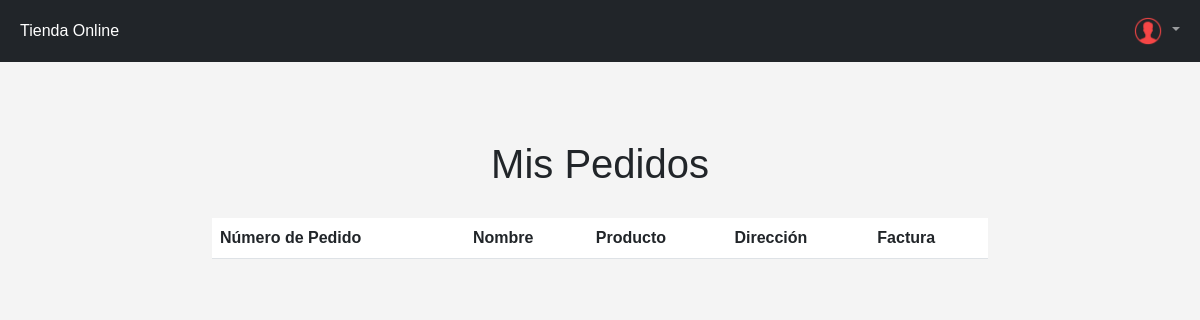
The app's page /mispedidos/ (signed in), older data.
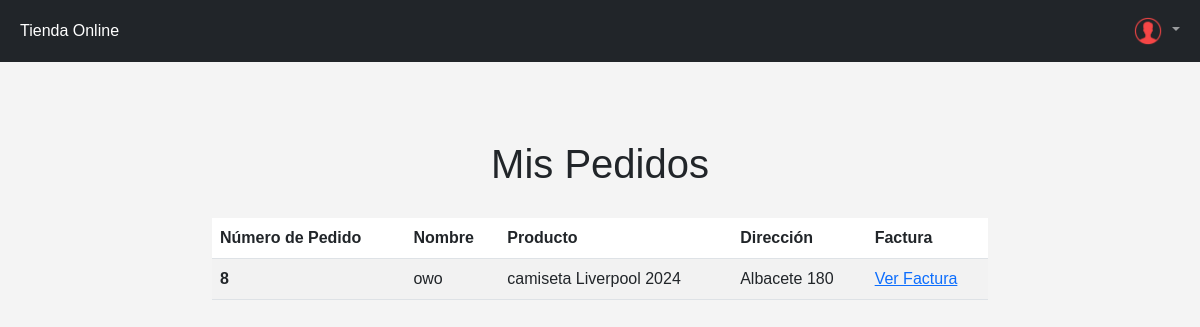
The same page, newer data.
### aplicacion/models.py (models this page shows, shortened)
class OrdenCompra(models.Model):
    usuario = models.ForeignKey(User, on_delete=models.CASCADE)
    nombre = models.CharField(max_length=255)
    email = models.EmailField()
    telefono = models.CharField(max_length=20)
    region = models.CharField(max_length=100)
    ciudad = models.CharField(max_length=100)
    direccion = models.TextField()
    fecha_creacion = models.DateTimeField(default=timezone.now)

class DetalleOrdenCompra(models.Model):
    orden_compra = models.ForeignKey(OrdenCompra, related_name='detalles', on_delete=models.CASCADE)
    producto = models.ForeignKey(Camiseta, on_delete=models.CASCADE)
    cantidad = models.PositiveIntegerField()
    precio_unitario = models.DecimalField(max_digits=10, decimal_places=2)

class Camiseta(models.Model):
    id = models.IntegerField(primary_key=True, null=False)
    nombre = models.CharField(max_length=100)
    imagen = models.ImageField(upload_to='adTienda')
    precio = models.DecimalField(max_digits=8, decimal_places=0)
    tallas = models.CharField(max_length=100)

### aplicacion/views.py (the view)
# urls.py: path('mispedidos/',mispedidos,name='mispedidos'),
def mispedidos(request):
    pedidos = OrdenCompra.objects.filter(usuario=request.user).prefetch_related('detalles')
    return render(request, "aplicacion/mispedidos.html", {'pedidos': pedidos})

### aplicacion/templates/aplicacion/mispedidos.html (shortened to what this page needs)
{% load static %}
<!DOCTYPE html>
<html lang="es">
<head>
    <link href="https://cdn.jsdelivr.net/npm/bootstrap@5.3.0-alpha1/dist/css/bootstrap.min.css" rel="stylesheet">
    <link rel="stylesheet" href="{% static 'aplicacion/css/misPedidos.css' %}">
</head>
<body>
    <nav class="navbar navbar-expand-sm bg-dark navbar-dark fixed-top">
        <div class="container-fluid">
            <div class="collapse navbar-collapse" id="navbarNav">
                <ul class="navbar-nav">
                    <li class="nav-item">
                        <a class="nav-link active" href="{% url 'TiendaOnline' %}">Tienda Online</a>
                    </li>
                </ul>
                <ul class="navbar-nav ms-auto">
                    <li class="nav-item dropdown">
                        <a class="nav-link dropdown-toggle" href="#" id="navbarDropdown" role="button" data-bs-toggle="dropdown" aria-expanded="false">
                            <img src='{% static "aplicacion/img/usu.png" %}' alt="Perfil" style="width: 30px; height: 30px;">
                        </a>
                    </li>
                </ul>
            </div>
        </div>
    </nav>
    <div class="container" style="margin-top: 80px;">
        <h1>Mis Pedidos</h1>
        <div class="table-responsive">
            <table class="table table-striped">
                <thead>
                    <tr>
                        <th scope="col">Número de Pedido</th>
                        <th scope="col">Nombre</th>
                        <th scope="col">Producto</th>
                        <th scope="col">Dirección</th>
                        <th scope="col">Factura</th>
                    </tr>
                </thead>
                <tbody>
                    {% for pedido in pedidos %}
                    <tr>
                        <th scope="row">{{ pedido.id }}</th>
                        <td>{{ pedido.usuario.username }}</td>
                        <td>
                            {% for detalle in pedido.detalles.all %}
                                {{ detalle.producto.nombre }}{% if not forloop.last %}, {% endif %}
                            {% endfor %}
                        </td>
                        <td>{{ pedido.direccion }}</td>
                        <td><a href="{% url 'ver_factura' pedido.id %}">Ver Factura</a></td>
                    </tr>
                    {% endfor %}
                </tbody>
            </table>
        </div>
    </div>
</body>
</html>

Row changes from the older to the newer data that the page shows:
added OrdenCompra: id "8", usuario.username "owo", direccion "Albacete 180"
added DetalleOrdenCompra: producto.nombre "camiseta Liverpool 2024"
